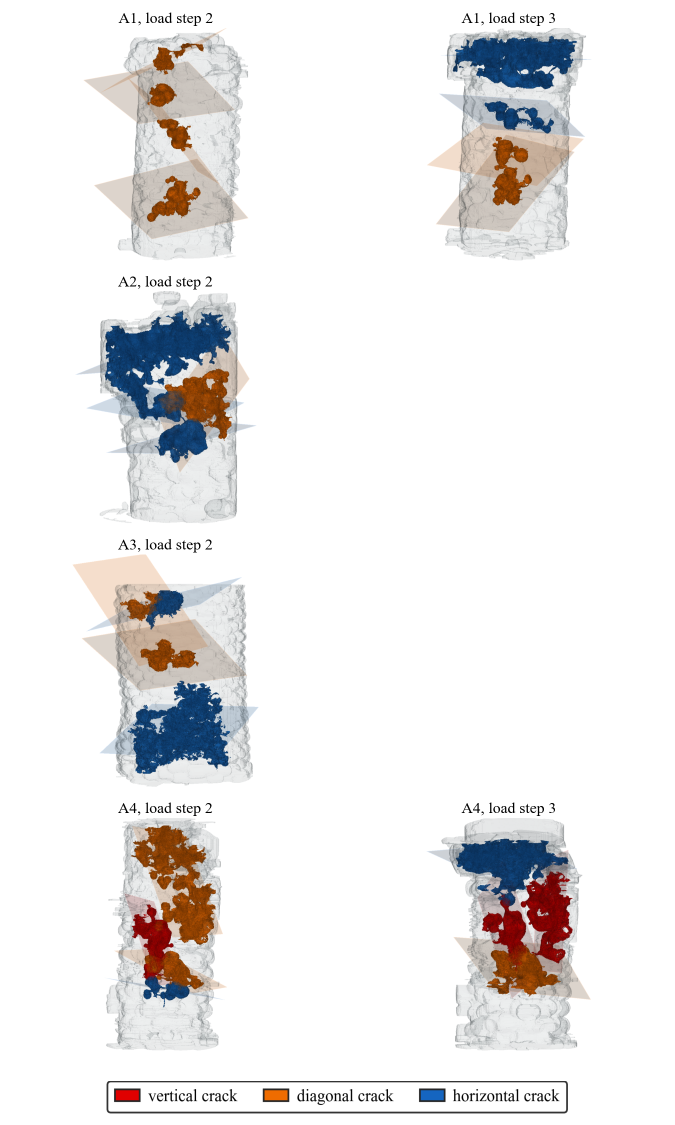
#> input picture supplementary/crackdir_alumina.png, 1349 x 2250 px, given in place of voidcrack3d_scan01.png, which was not available (shown at 1/2 size)
$ python fig_crack3d_supp.py
#> lines starting #> are read from the running program, lines starting #| are printed output that depends on the picture; after the words box and inside, x2 and y2 are one past the last pixel; in counts of white or black regions, pixels touching at a corner belong together; pictures that were not available may be replaced by others from this repository, and a replacement may not be noted
"""Void and crack classes at every scan of every bead specimen, one sheet per
material, for the supplementary material.  Renders from render_crack3d.py
(classes of crack_split_tight.py), composed as in fig_crack3d.py.

    python scripts/fig_crack3d_supp.py   -> supplementary/crack3d_glass.png, crack3d_alumina.png
"""
import os
import sys

import numpy as np
import matplotlib
matplotlib.use("Agg")
import matplotlib.pyplot as plt
from matplotlib.patches import Patch

sys.path.insert(0, os.path.dirname(os.path.abspath(__file__)))
from crack_split_tight import REG
import paper_style as ps

OUTDIR = os.path.join(os.path.dirname(os.path.dirname(os.path.abspath(__file__))), "supplementary")
C_VOID, C_SURF, C_BODY = "#4fc3f7", "#f5a623", "#cc0000"
GROUPS = {"glass": ["G1", "G2", "G3", "G4", "G5"], "alumina": ["A1", "A2", "A3", "A4"]}


def load(path):
    a = plt.imread(path)
    if a.max() > 1.0:
        a = a / 255.0
    if a.shape[2] == 4:
        al = a[..., 3:4]
        a = a[..., :3] * al + (1.0 - al)
    return a[..., :3]


def runs(idx, gap):
    out, s, p = [], idx[0], idx[0]
    for v in idx[1:]:
        if v - p > gap:
            out.append((s, p))
            s = v
        p = v
    out.append((s, p))
    return out


def specimen(img):
    ink = img.mean(axis=2) < 0.97
    r0, r1 = runs(np.where(ink.any(axis=1))[0], 20)[0]
    cols = np.where(ink[r0:r1 + 1].any(axis=0))[0]
    return img[r0:r1 + 1, cols[0]:cols[-1] + 1]


def sheet(name, ids):
    rows = []
    for pid in ids:
        tag, spam, scans = REG[pid]
        d = f"{spam}/results_voidcrack/tight2"
        imgs = [specimen(load(f"{d}/voidcrack3d_scan{s:02d}.png")) for s in scans]
#> in load, a is the input picture: shape (2250, 1349, 4) float32; mean R, G, B, A 0.926, 0.921, 0.92, 1
#> in load, `al = a[..., 3:4]`: al: shape (2250, 1349, 1) float32; every value is 1
#> in specimen, `ink = img.mean(axis=2) < 0.97`:
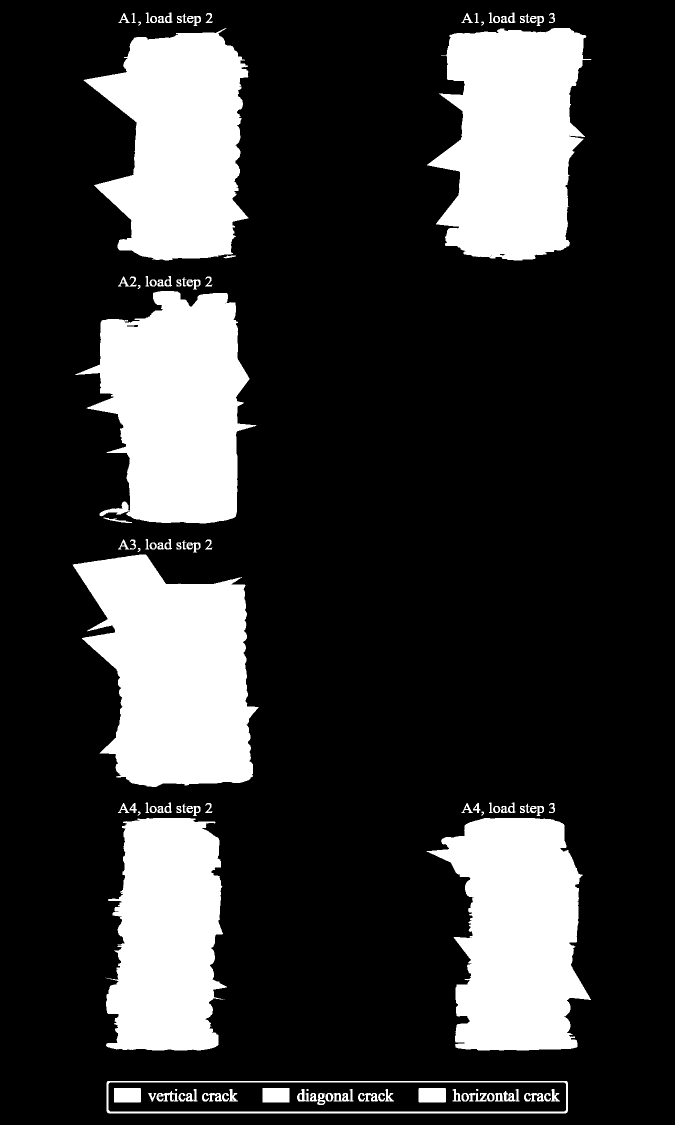
#> ink: shape (2250, 1349) bool (shown at 1/2 size); 21.7% white; 105 white regions (5 under 20 px), largest, box (x1, y1, x2, y2) and area: (145, 1109, 517, 1574) 118810, (150, 582, 513, 1047) 109652, (854, 56, 1183, 521) 108768
#> in runs, `out, s, p = [], idx[0], idx[0]`: out = []; s = 25
#> the loop in runs, `for v in idx[1:]:` made 2032 passes
#> s on passes 492, 984, 1476, 1968: 552, 1078, 1605, 2162
#> (v, p) on passes 1 to 6: (26, 26), (27, 27), (28, 28), (29, 29), (30, 30), (31, 31)
#> after the loop in runs, `for v in idx[1:]:`: out = [(25, 520), (552, 1046), (1078, 1573), (1605, 2100)]
#> in specimen, `r0, r1 = runs(np.where(ink.any(axis=1))[0], 20)[0]`: r0 = 25; r1 = 520
#> in specimen, `cols = np.where(ink[r0:r1 + 1].any(axis=0))[0]`: cols = 659 values from 167 to 1182
#> in specimen, `return img[r0:r1 + 1, cols[0]:cols[-1] + 1]`:
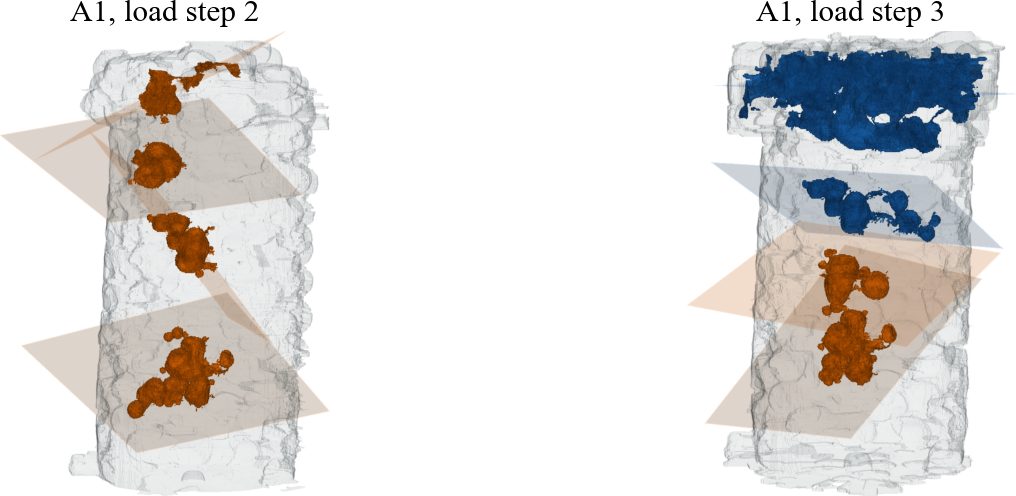
#> returned value: shape (496, 1016, 3) float32; mean of channels 0, 1, 2 0.881, 0.874, 0.869; drawn as R, G, B
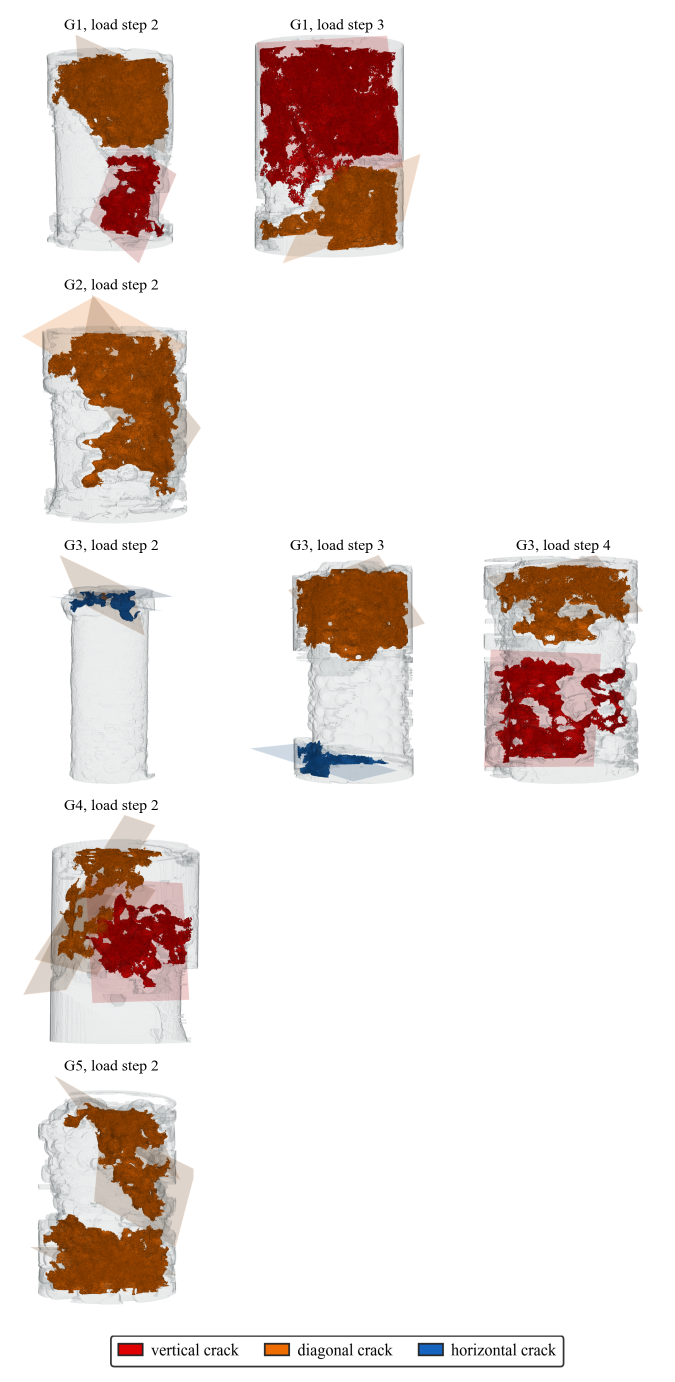
#> input picture supplementary/crackdir_glass.png, 1349 x 2763 px, given in place of voidcrack3d_scan02.png, which was not available (shown at 1/2 size)
#> in load, a is the input picture: shape (2763, 1349, 4) float32; mean R, G, B, A 0.924, 0.888, 0.872, 1
#> in load (call 2), `al = a[..., 3:4]`: al: shape (2763, 1349, 1) float32; every value is 1
#> in specimen (call 2), `ink = img.mean(axis=2) < 0.97`:
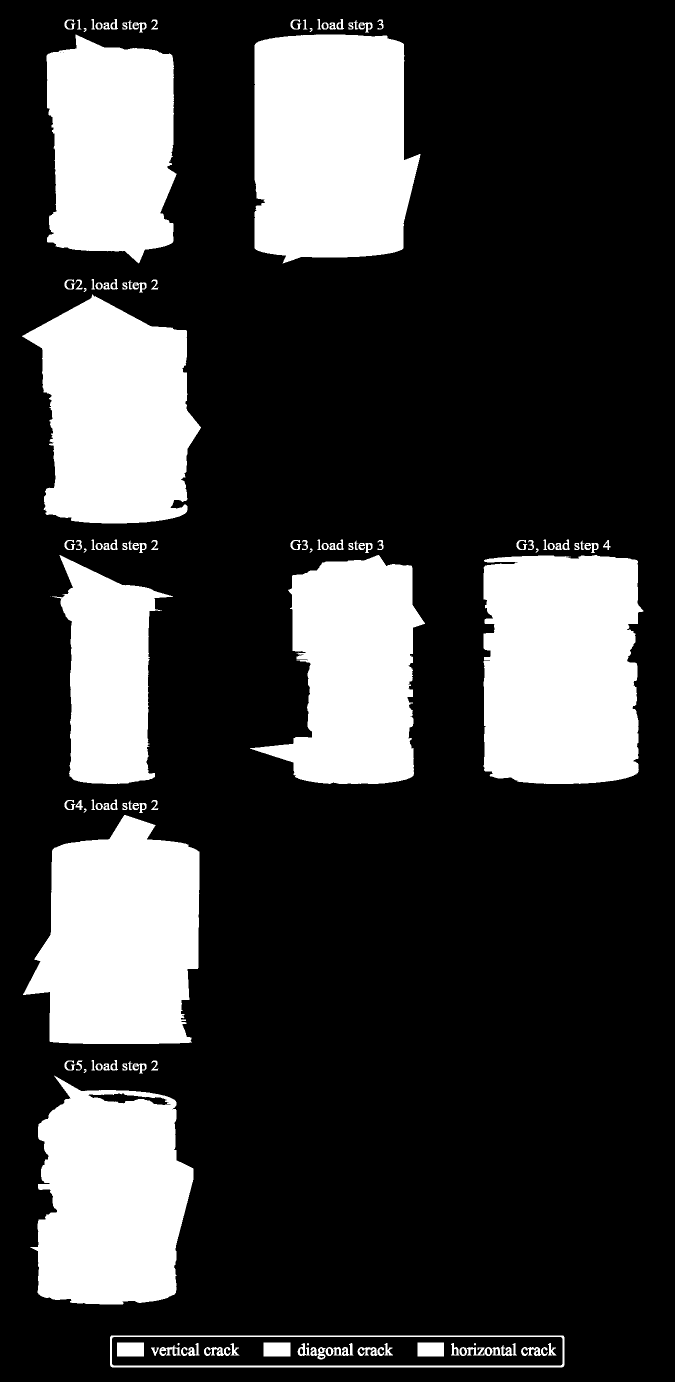
#> ink: shape (2763, 1349) bool (shown at 1/2 size); 24.5% white; 124 white regions (5 under 20 px), largest, box (x1, y1, x2, y2) and area: (967, 1110, 1287, 1568) 135571, (509, 69, 841, 527) 132736, (46, 1630, 399, 2088) 122182
#> the loop in runs (call 2), `for v in idx[1:]:` made 2488 passes
#> s on passes 485, 970, 1455, 1940, 2425: 558, 1079, 1599, 2120, 2671
#> (v, p) on passes 1 to 6: (39, 39), (40, 40), (41, 41), (42, 42), (43, 43), (44, 44)
#> in specimen (call 2), `r0, r1 = runs(np.where(ink.any(axis=1))[0], 20)[0]`: r0 = 38; r1 = 526
#> in specimen (call 2), `cols = np.where(ink[r0:r1 + 1].any(axis=0))[0]`: cols = 592 values from 93 to 840
#> in specimen (call 2), `return img[r0:r1 + 1, cols[0]:cols[-1] + 1]`:
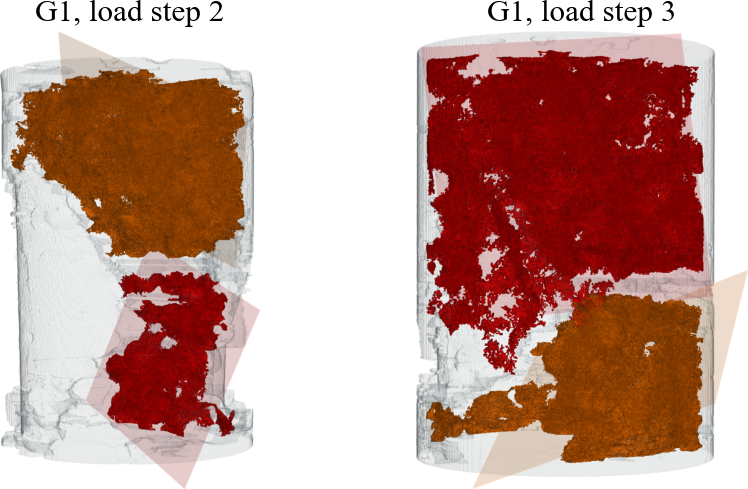
#> returned value: shape (489, 748, 3) float32; mean of channels 0, 1, 2 0.774, 0.619, 0.581; drawn as R, G, B
#> imgs = 3 items
        rows.append((pid, scans, imgs))
    ncol = max(len(r[2]) for r in rows)
    ps.apply(9.0)
    fig = plt.figure(figsize=(ps.TW, 0.42 * ps.TW * len(rows) + 0.6))
    gs = fig.add_gridspec(len(rows) + 1, ncol, height_ratios=[1] * len(rows) + [0.12],
                          hspace=0.16, wspace=0.08, left=0.01, right=0.99, top=0.975, bottom=0.01)
    for i, (pid, scans, imgs) in enumerate(rows):
        H = max(im.shape[0] for im in imgs)
        for j in range(ncol):
            ax = fig.add_subplot(gs[i, j])
            ax.axis("off")
            if j < len(imgs):
                im = imgs[j]
                can = np.ones((H, im.shape[1], 3))
                can[:im.shape[0]] = im
                ax.imshow(can)
                ax.set_title(f"{pid}, {'unloaded' if scans[j] == 1 else f'load step {scans[j]}'}", fontsize=9, pad=3)
    axl = fig.add_subplot(gs[-1, :])
    axl.axis("off")
    axl.legend(handles=[Patch(facecolor=C_VOID, edgecolor="0.3", label="void"),
                        Patch(facecolor=C_SURF, edgecolor="0.3", label="surface crack"),
                        Patch(facecolor=C_BODY, edgecolor="0.3", label="body crack")],
               loc="center", ncol=3, frameon=True, edgecolor="black", fontsize=9,
               handlelength=1.6, columnspacing=1.2, handletextpad=0.5, borderpad=0.45)
    out = os.path.join(OUTDIR, f"crack3d_{name}.png")
    fig.savefig(out, dpi=250, facecolor="white")
    plt.close(fig)
    print("->", out)


if __name__ == "__main__":
    for name, ids in GROUPS.items():
#> (the run stopped early here; a loop or call above may not have finished)
